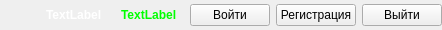
     <widget class="QWidget" name="header" native="true">
      <property name="sizePolicy">
       <sizepolicy hsizetype="Preferred" vsizetype="Minimum">
        <horstretch>0</horstretch>
        <verstretch>0</verstretch>
       </sizepolicy>
      </property>
      <property name="maximumSize">
       <size>
        <width>16777215</width>
        <height>30</height>
       </size>
      </property>
      <property name="styleSheet">
       <string notr="true">QLabel {
	font-weight: bold;
	padding: 2px 3px 2px 3px;
	color: white;
}

#labelUserMoney {
	color: lime;
}</string>
      </property>
      <layout class="QGridLayout" name="gridLayout_3">
       <property name="leftMargin">
        <number>0</number>
       </property>
       <property name="topMargin">
        <number>0</number>
       </property>
       <property name="rightMargin">
        <number>0</number>
       </property>
       <property name="bottomMargin">
        <number>0</number>
       </property>
       <item row="0" column="0">
        <spacer name="horizontalSpacer">
         <property name="orientation">
          <enum>Qt::Horizontal</enum>
         </property>
         <property name="sizeType">
          <enum>QSizePolicy::Expanding</enum>
         </property>
         <property name="sizeHint" stdset="0">
          <size>
           <width>40</width>
           <height>20</height>
          </size>
         </property>
        </spacer>
       </item>
       <item row="0" column="1">
        <widget class="QLabel" name="labelUserNickname">
         <property name="text">
          <string>TextLabel</string>
         </property>
        </widget>
       </item>
       <item row="0" column="2">
        <widget class="QLabel" name="labelUserMoney">
         <property name="text">
          <string>TextLabel</string>
         </property>
        </widget>
       </item>
       <item row="0" column="3">
        <widget class="QPushButton" name="buttonLogin">
         <property name="text">
          <string>Войти</string>
         </property>
        </widget>
       </item>
       <item row="0" column="4">
        <widget class="QPushButton" name="buttonRegistration">
         <property name="text">
          <string>Регистрация</string>
         </property>
        </widget>
       </item>
       <item row="0" column="5">
        <widget class="QPushButton" name="buttonLogout">
         <property name="text">
          <string>Выйти</string>
         </property>
        </widget>
       </item>
      </layout>
     </widget>
